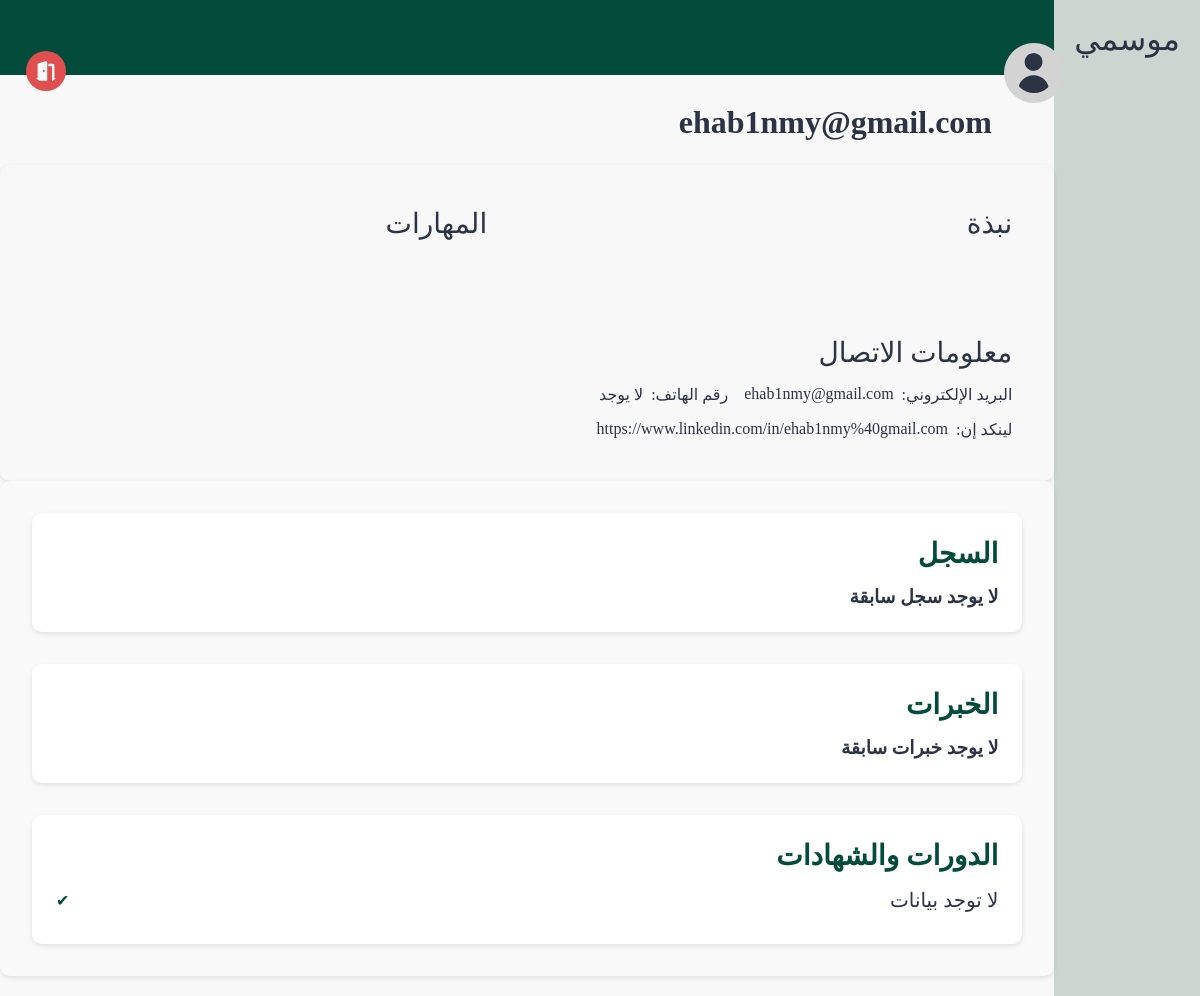
The app's page /pages/profile.php?id=4, older data.
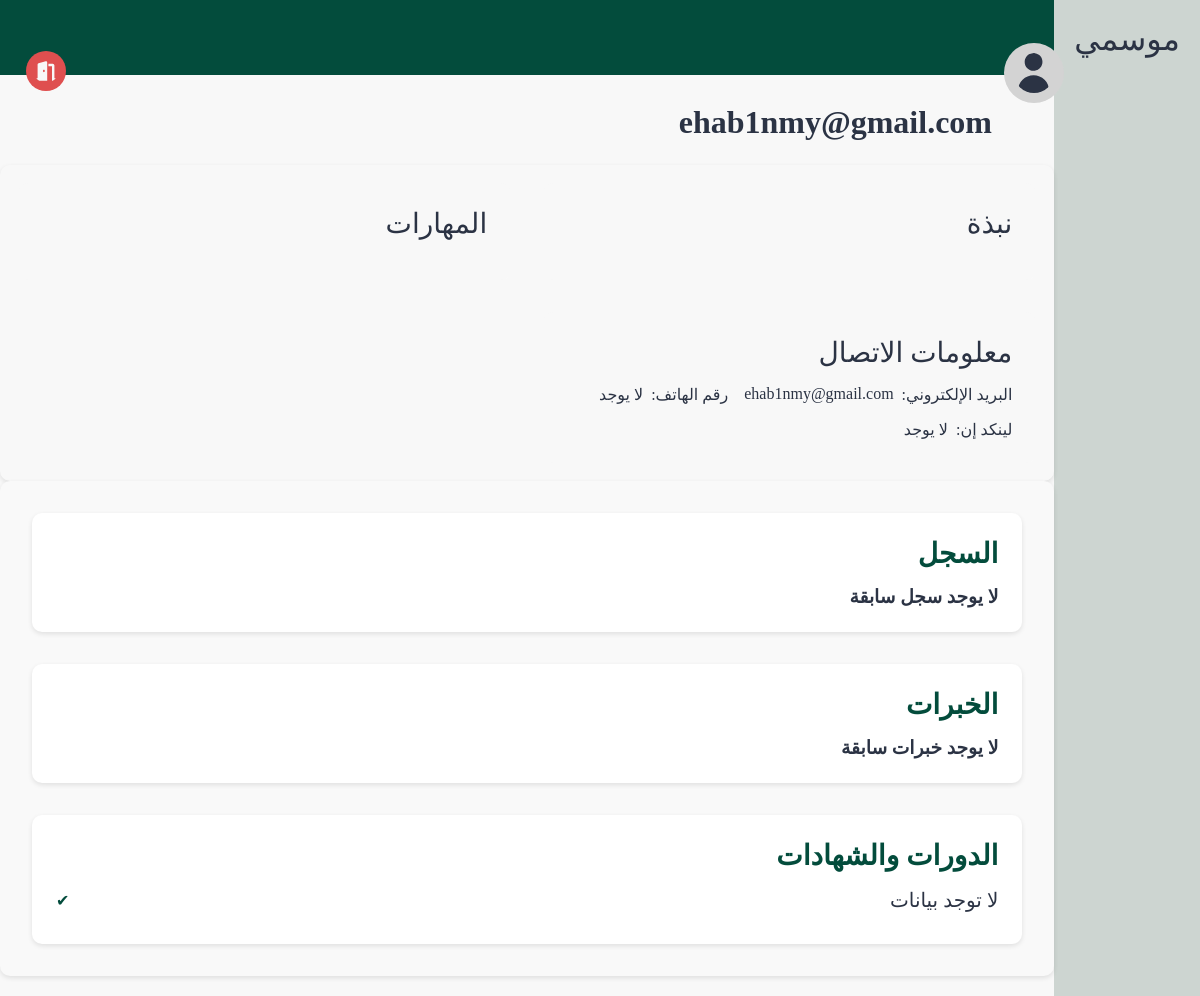
The same page, newer data.
### tables this page shows
CREATE TABLE users (
    id INTEGER PRIMARY KEY, 
    name TEXT, 
    email TEXT UNIQUE, 
    password TEXT, 
    bio TEXT,
    type BOOLEAN,
    linkedin TEXT,
    phone TEXT
);

### src/database/fetch.php (called while the page is built, shortened)
<?php
include('../database/data.php');
function getUserById($id)
{
    global $db;
    $stmt = $db->prepare('SELECT * FROM users WHERE id = :id');
    $stmt->bindValue(':id', $id, SQLITE3_INTEGER);
    $result = $stmt->execute();
    $user = $result->fetchArray(SQLITE3_ASSOC);
    return $user;
}
function fetchAllExperienceByUserID($id)
{
    global $db;
    $result = $db->query("SELECT * FROM experience where user_id = $id");
    $experience = [];
    return $experience;
}

### src/pages/profile.php (the view, shortened to what this page needs)
<?php
$user = isset($_GET['id'])?getUserById($_GET['id']) : $_SESSION['user'];
$name = $user['name'];
$email    = $user['email'];
$phone    = $user['phone'];
$linkedin = !empty($user['linkedin']) ? $user['linkedin'] : ("https://www.linkedin.com/in/" . urlencode(str_replace(' ', '', strtolower($user['name']))));
$jobs = fetchAllExperienceByUserID($user['id']);
$prevJobs = [];
$certificates = [];
?>
<!DOCTYPE html>
<html lang="ar" dir="rtl">
<head>
    <link rel="stylesheet" href="../styles/profile.css">
</head>
<body>
    <section class="page-structure">
        <?php include "../components/NavBar.php"; ?>
        <section class="page-content">
            <div class="username">
                <img class="profile-pic" src="../images/profile.svg" alt="صورة المستخدم">
                <div class="user">
                    <h2><?= htmlspecialchars($name) ?></h2>
                </div>
            </div>
            <div class="options">
                <a href="./logout.php">
                    <img class="nav-icon" style="--color: #DF4F4F" src="../images/logout.svg" alt="شعار تسجيل الخروج">
                </a>
            </div>
            <header></header>
            <main>
                <section class="profile-details">
                    <div class="block about">
                        <h2>نبذة</h2>
                    </div>
                    <div class="block skills">
                        <h2>المهارات</h2>
                    </div>
                    <div class="block contacts">
                        <h2>معلومات الاتصال</h2>
                        <div id="contactDisplay">
                            <ul>
                                <li>البريد الإلكتروني:
                                    <a href="mailto:<?= $email ?>"><?= $email ?? 'لا يوجد' ?></a>
                                </li>
                                <li>رقم الهاتف:
                                    <a href="tel:<?= $phone ?>"><?= $phone ?? 'لا يوجد' ?></a>
                                </li>
                                <li>لينكد إن:
                                    <a href="<?= $linkedin ?>"><?= $linkedin ?? 'لا يوجد' ?></a>
                                </li>
                            </ul>
                        </div>
                    </div>
                </section>
                <section class="recent-activity">
                    <div class="block history">
                        <h2>السجل</h2>
                        <?php if (count($prevJobs) === 0): ?>
                            <h3 class="no-jobs">لا يوجد سجل سابقة</h3>
                        <?php endif ?>
                    </div>
                    <div class="block experinces">
                        <h2>الخبرات</h2>
                        <?php if (count($jobs) === 0): ?>
                            <h3 class="no-jobs">لا يوجد خبرات سابقة</h3>
                        <?php endif ?>
                    </div>
                    <div class="block courses">
                        <h2>الدورات والشهادات</h2>
                        <ul id="certificatesList">
                            <?php if (count($certificates) === 0): ?>
                                <li>لا توجد بيانات</li>
                            <?php endif; ?>
                        </ul>
                    </div>
                </section>
            </main>
        </section>
    </section>
</body>
</html>

Row changes from the older to the newer data that the page shows:
changed users "ehab1nmy@gmail.com": phone (not shown) → "لا يوجد"; linkedin "https://www.linkedin.com/in/ehab1nmy%40gmail.com" → "لا يوجد"
Text that changed along with them:
$phone: "لا يوجد" → (not shown)
